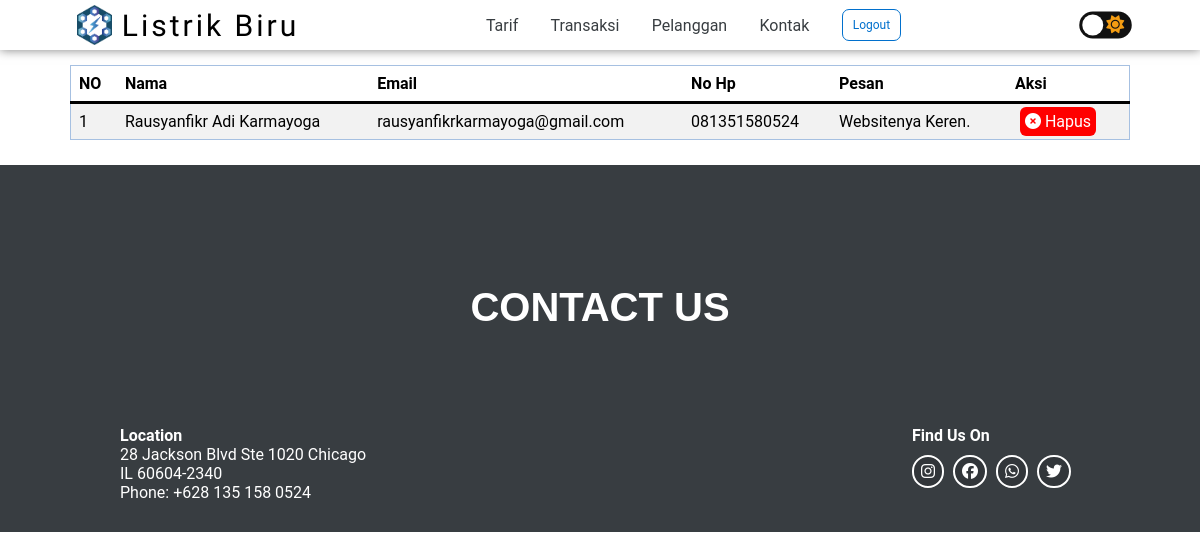
Before: /admin/daftar-pesan.php (signed in) with the older database file.
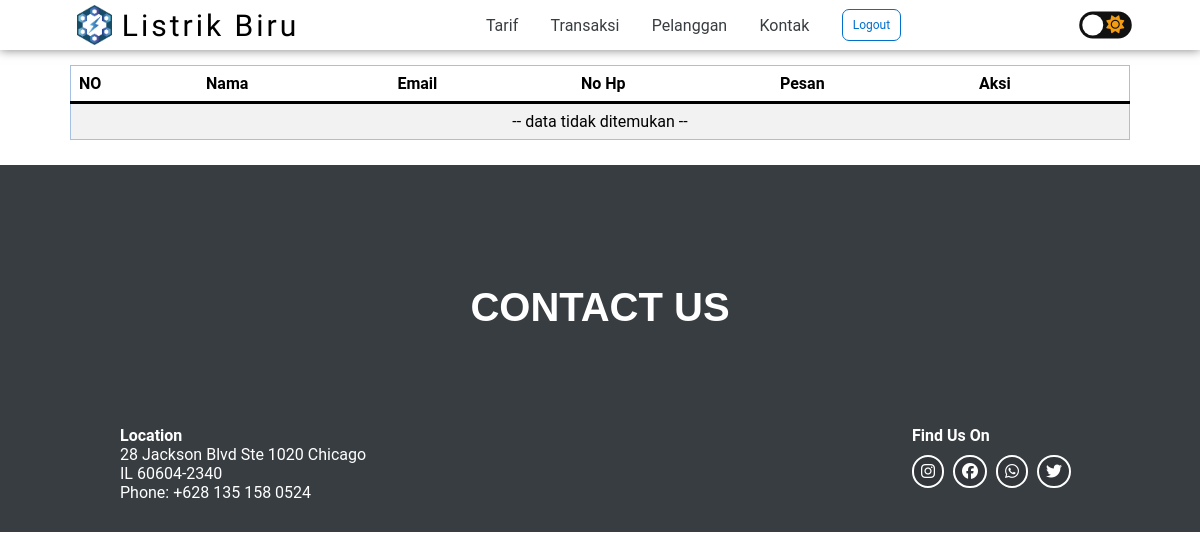
After: the same page with the newer database file.
### tables this page shows
CREATE TABLE `kontak` (
  `id` int(11) NOT NULL,
  `nama` varchar(255) NOT NULL,
  `email` varchar(255) NOT NULL,
  `nohp` varchar(255) NOT NULL,
  `pesan` text NOT NULL,
  `iduser` varchar(10) NOT NULL
);

### admin/daftar-pesan.php (the view, shortened to what the changed rows need)
<!DOCTYPE html>
<html lang="en">
<head>
    <link href="//db.onlinewebfonts.com/c/213e56f9ea368890b9d2da0577e49dab?family=Zona+Pro" rel="stylesheet" type="text/css"/>
    <link rel="stylesheet" href="../stylesheet/style.css">
    <link rel="stylesheet" href="../stylesheet/style-mobile.css">
</head>
<body class="mode-bg">
    <section class="minggirin-navbar">
        <div class="daftar-data">
            <div class="table-user hover-table mode-text">
                <table>
                    <thead class="mode-border">
                        <tr>
                            <th>NO</th>
                            <th>Nama</th>
                            <th>Email</th>
                            <th>No Hp</th>
                            <th>Pesan</th>
                            <th>Aksi</th>
                        </tr>
                    </thead>
                    <tbody>
                        <?php
                            require('../php/connection.php');
                            $read = mysqli_query($conn, "SELECT * FROM kontak");
                            if(mysqli_num_rows($read) > 0){
                                $no = 1;
                                while($row = mysqli_fetch_array($read)){
                            ?>
                                <tr class="games-content">
                                    <td><?php echo $no++; ?></td>
                                    <td><?php echo $row['nama']?></td>
                                    <td><?php echo $row['email']?></td>
                                    <td><?php echo $row['nohp']?></td>
                                    <td><?php echo $row['pesan']?></td>
                                    <td>
                                        <div class="action">
                                            <a class="btn-action del-action" href="aksi/delete_message.php?id=<?php echo $row['id']; ?>">
                                                <i class="fa-sharp fa-solid fa-circle-xmark"></i> Hapus
                                            </a>
                                        </div>
                                    </td>
                                </tr>
                        <?php }} else { ?>
                            <tr>
                                <td colspan="7" align="center">-- data tidak ditemukan --</td>
                            </tr>
                        <?php } ?>
                    </tbody>
                </table>
            </div>
        </div>
    </section>
    <footer class="mode-bg" style="margin-top: 25px; position: static;">
        <div class="footer-container">
            <div class="footer-title" id="contact">
                <h2>CONTACT US</h2>
            </div>
        </div>
    </footer>
</body>
</html>

Changed rows visible on the page:
removed kontak: nama "Rausyanfikr Adi Karmayoga", email "rausyanfikrkarmayoga@gmail.com", nohp "081351580524", pesan "Websitenya Keren."
Other visible differences:
text now shown: "-- data tidak ditemukan --"
